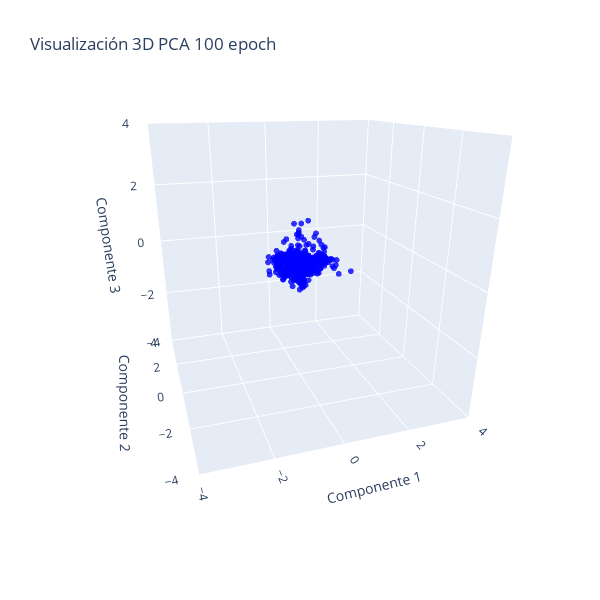

Write notebook code for a chart like this one.
### Code cell
# Crear la figura
fig = go.Figure()

# Añadir el gráfico 3D
fig.add_trace(
    go.Scatter3d(
        x=all_weights_first_layer_mod["pca_3d_0"],
        y=all_weights_first_layer_mod["pca_3d_1"],
        z=all_weights_first_layer_mod["pca_3d_2"],
        mode='markers',
        marker=dict(size=2, opacity=0.8, color="blue"),
        showlegend=False  # Desactivar la leyenda
    )
)

# Establecer el rango de los ejes
rango_ejes = [-4, 4]

# Establecer el intervalo entre ticks
intervalo_ticks = 2

# Establecer parámetros de la cámara
r = 2  # Distancia de la cámara (zoom)
theta = - 3*  np.pi / 5  # Ángulo azimutal (45 grados)
phi = np.pi / 2.5  # Ángulo polar (30 grados)

# Calcular la posición de la cámara
eye_x = r * np.sin(phi) * np.cos(theta)
eye_y = r * np.sin(phi) * np.sin(theta)
eye_z = r * np.cos(phi)

# Configurar la cámara
camera = dict(
    eye=dict(x=eye_x, y=eye_y, z=eye_z),  # Posición de la cámara
    center=dict(x=0, y=0, z=-0.2),  # Centro del gráfico
    up=dict(x=0, y=0, z=1)  # Dirección "arriba" de la cámara
)

# Modificar los ejes del gráfico 3D y mantener proporciones 1:1
fig.update_scenes(
    aspectmode="cube",
    xaxis=dict(
        title_text='Componente 1',
        range=rango_ejes,
        dtick=intervalo_ticks  # Intervalo de ticks
    ),
    yaxis=dict(
        title_text='Componente 2',
        range=rango_ejes,
        dtick=intervalo_ticks  # Intervalo de ticks
    ),
    zaxis=dict(
        title_text='Componente 3',
        range=rango_ejes,
        dtick=intervalo_ticks  # Intervalo de ticks
    )
)

# Actualizar layout para ajustar el tamaño del gráfico y la cámara
fig.update_layout(
    height=600, 
    width=600, 
    title_text=f"Visualización 3D PCA {num_epochs} epoch",
    scene_camera=camera  # Aplicar configuración de la cámara
)

# Mostrar el gráfico
fig.show()

### Figure 1 — Plotly figure (JSON) as saved in the notebook; plotly's stock layout.template omitted (floating-point values rounded to 4 significant figures; data arrays with more than 128 entries replaced by an {"elided": "..."} marker saying what was removed)
{"data": [{"marker": {"color": "blue", "opacity": 0.8, "size": 2}, "mode": "markers", "showlegend": false, "type": "scatter3d", "x": {"elided": "640 float values"}, "y": {"elided": "640 float values"}, "z": {"elided": "640 float values"}}], "layout": {"height": 600, "scene": {"aspectmode": "cube", "camera": {"center": {"x": 0, "y": 0, "z": -0.2}, "eye": {"x": -0.5878, "y": -1.809, "z": 0.618}, "up": {"x": 0, "y": 0, "z": 1}}, "xaxis": {"dtick": 2, "range": [-4, 4], "title": {"text": "Componente 1"}}, "yaxis": {"dtick": 2, "range": [-4, 4], "title": {"text": "Componente 2"}}, "zaxis": {"dtick": 2, "range": [-4, 4], "title": {"text": "Componente 3"}}}, "title": {"text": "Visualización 3D PCA 100 epoch"}, "width": 600}}
